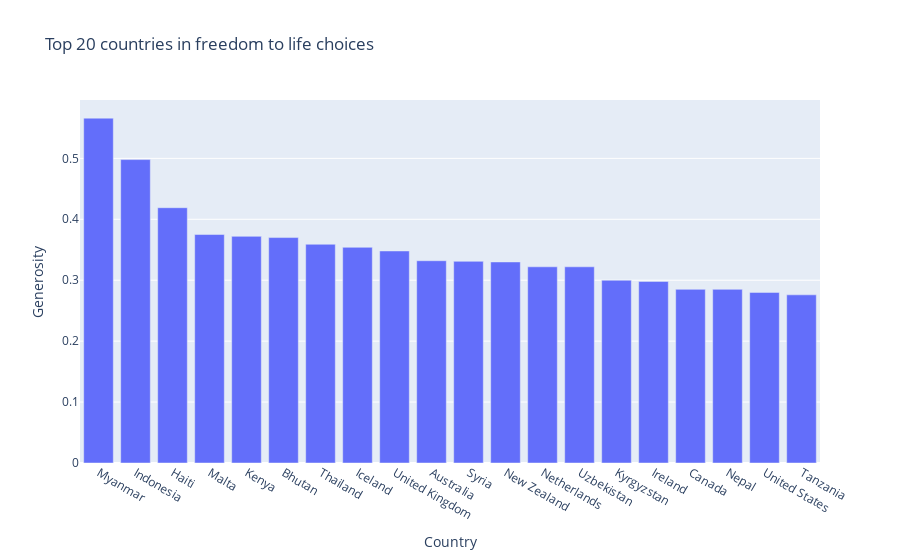

Notebook code for this chart:
### Code cell
fig = px.bar(top_generosity, x='Country', y='Generosity', title='Top 20 countries in freedom to life choices')
fig.show()

### Figure 1 — Plotly figure (JSON) as saved in the notebook; plotly's stock layout.template omitted (floating-point values rounded to 4 significant figures)
{"data": [{"alignmentgroup": "True", "hovertemplate": "Country=%{x}<br>Generosity=%{y}<extra></extra>", "legendgroup": "", "marker": {"color": "#636efa", "pattern": {"shape": ""}}, "name": "", "offsetgroup": "", "orientation": "v", "showlegend": false, "textposition": "auto", "type": "bar", "x": ["Myanmar", "Indonesia", "Haiti", "Malta", "Kenya", "Bhutan", "Thailand", "Iceland", "United Kingdom", "Australia", "Syria", "New Zealand", "Netherlands", "Uzbekistan", "Kyrgyzstan", "Ireland", "Canada", "Nepal", "United States", "Tanzania"], "xaxis": "x", "y": [0.566, 0.498, 0.419, 0.375, 0.372, 0.37, 0.359, 0.354, 0.348, 0.332, 0.331, 0.33, 0.322, 0.322, 0.3, 0.298, 0.285, 0.285, 0.28, 0.276], "yaxis": "y"}], "layout": {"barmode": "relative", "legend": {"tracegroupgap": 0}, "title": {"text": "Top 20 countries in freedom to life choices"}, "xaxis": {"anchor": "y", "domain": [0, 1], "title": {"text": "Country"}}, "yaxis": {"anchor": "x", "domain": [0, 1], "title": {"text": "Generosity"}}}}
